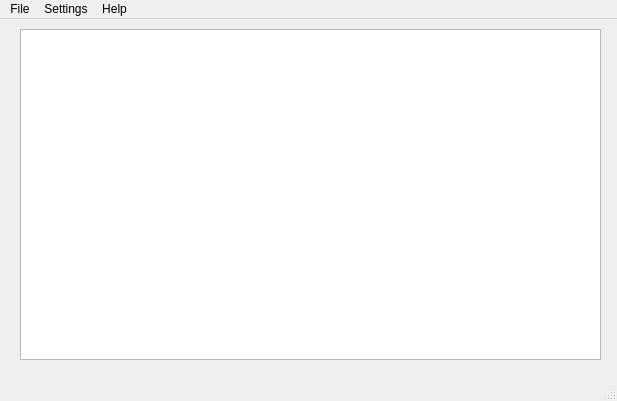
<?xml version="1.0" encoding="UTF-8"?>
<ui version="4.0">
 <class>MainWindow</class>
 <widget class="QMainWindow" name="MainWindow">
  <property name="geometry">
   <rect>
    <x>0</x>
    <y>0</y>
    <width>617</width>
    <height>401</height>
   </rect>
  </property>
  <property name="windowTitle">
   <string>MainWindow</string>
  </property>
  <widget class="QWidget" name="centralwidget">
   <widget class="QTableView" name="tableView">
    <property name="geometry">
     <rect>
      <x>20</x>
      <y>10</y>
      <width>581</width>
      <height>331</height>
     </rect>
    </property>
   </widget>
  </widget>
  <widget class="QMenuBar" name="menubar">
   <property name="geometry">
    <rect>
     <x>0</x>
     <y>0</y>
     <width>617</width>
     <height>24</height>
    </rect>
   </property>
   <widget class="QMenu" name="menuFile">
    <property name="title">
     <string>File</string>
    </property>
    <addaction name="actionOpen_ttf"/>
    <addaction name="separator"/>
    <addaction name="actionExit"/>
   </widget>
   <widget class="QMenu" name="menuSettings">
    <property name="title">
     <string>Settings</string>
    </property>
    <addaction name="actionPreferences"/>
   </widget>
   <widget class="QMenu" name="menuHelp">
    <property name="title">
     <string>Help</string>
    </property>
    <addaction name="actionAbout"/>
   </widget>
   <addaction name="menuFile"/>
   <addaction name="menuSettings"/>
   <addaction name="menuHelp"/>
  </widget>
  <widget class="QStatusBar" name="statusbar"/>
  <action name="actionOpen_ttf">
   <property name="text">
    <string>Open *.ttf</string>
   </property>
  </action>
  <action name="actionPreferences">
   <property name="text">
    <string>Preferences</string>
   </property>
  </action>
  <action name="actionAbout">
   <property name="text">
    <string>About</string>
   </property>
  </action>
  <action name="actionExit">
   <property name="text">
    <string>Exit</string>
   </property>
  </action>
 </widget>
 <resources/>
 <connections/>
</ui>
